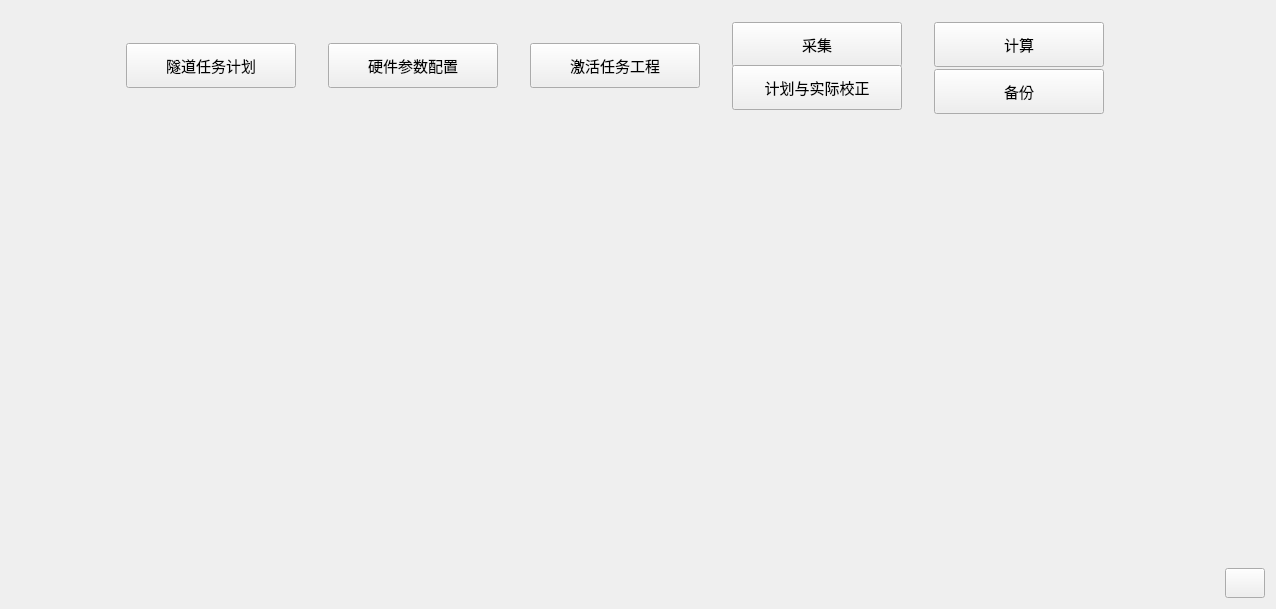
<?xml version="1.0" encoding="UTF-8"?>
<ui version="4.0">
 <class>TabWidgetManager</class>
 <widget class="QWidget" name="TabWidgetManager">
  <property name="geometry">
   <rect>
    <x>0</x>
    <y>0</y>
    <width>1276</width>
    <height>609</height>
   </rect>
  </property>
  <property name="font">
   <font>
    <family>微软雅黑</family>
    <pointsize>11</pointsize>
   </font>
  </property>
  <property name="windowTitle">
   <string>隧道建筑限界测量系统-主控操作流程</string>
  </property>
  <property name="windowIcon">
   <iconset resource="../../resource/gui/icons.qrc">
    <normaloff>:/image/icon.png</normaloff>:/image/icon.png</iconset>
  </property>
  <property name="styleSheet">
   <string notr="true"/>
  </property>
  <layout class="QGridLayout" name="gridLayout_2">
   <item row="1" column="0">
    <widget class="QStackedWidget" name="stackedWidget">
     <property name="currentIndex">
      <number>6</number>
     </property>
     <widget class="QWidget" name="page1"/>
     <widget class="QWidget" name="page2"/>
     <widget class="QWidget" name="page3"/>
     <widget class="QWidget" name="page4"/>
     <widget class="QWidget" name="page5"/>
     <widget class="QWidget" name="page6"/>
     <widget class="QWidget" name="page7"/>
    </widget>
   </item>
   <item row="0" column="1" rowspan="2">
    <layout class="QVBoxLayout" name="verticalLayout">
     <item>
      <spacer name="verticalSpacer">
       <property name="orientation">
        <enum>Qt::Vertical</enum>
       </property>
       <property name="sizeHint" stdset="0">
        <size>
         <width>20</width>
         <height>40</height>
        </size>
       </property>
      </spacer>
     </item>
     <item>
      <widget class="QPushButton" name="exitButton">
       <property name="minimumSize">
        <size>
         <width>40</width>
         <height>30</height>
        </size>
       </property>
       <property name="maximumSize">
        <size>
         <width>40</width>
         <height>30</height>
        </size>
       </property>
       <property name="cursor">
        <cursorShape>PointingHandCursor</cursorShape>
       </property>
       <property name="styleSheet">
        <string notr="true">QPushButton{ 
	font: 87 italic 8pt &quot;Arial Black&quot;;
	font: 75 italic 9pt &quot;Agency FB&quot;;
    border-width:4px;
    border-image: url(:/image/exit.png)
 2 2 2 2 stretch stretch;
}

</string>
       </property>
       <property name="text">
        <string/>
       </property>
      </widget>
     </item>
    </layout>
   </item>
   <item row="0" column="0">
    <widget class="QWidget" name="widget" native="true">
     <property name="maximumSize">
      <size>
       <width>16777215</width>
       <height>110</height>
      </size>
     </property>
     <property name="styleSheet">
      <string notr="true"/>
     </property>
     <layout class="QHBoxLayout" name="horizontalLayout">
      <item>
       <spacer name="horizontalSpacer">
        <property name="orientation">
         <enum>Qt::Horizontal</enum>
        </property>
        <property name="sizeHint" stdset="0">
         <size>
          <width>40</width>
          <height>20</height>
         </size>
        </property>
       </spacer>
      </item>
      <item>
       <widget class="QPushButton" name="button1">
        <property name="sizePolicy">
         <sizepolicy hsizetype="Fixed" vsizetype="Fixed">
          <horstretch>0</horstretch>
          <verstretch>0</verstretch>
         </sizepolicy>
        </property>
        <property name="minimumSize">
         <size>
          <width>170</width>
          <height>45</height>
         </size>
        </property>
        <property name="font">
         <font>
          <family>微软雅黑</family>
          <pointsize>11</pointsize>
         </font>
        </property>
        <property name="cursor">
         <cursorShape>PointingHandCursor</cursorShape>
        </property>
        <property name="toolTip">
         <string>&lt;!DOCTYPE HTML PUBLIC &quot;-//W3C//DTD HTML 4.0//EN&quot; &quot;http://www.w3.org/TR/REC-html40/strict.dtd&quot;&gt;
&lt;html&gt;&lt;head&gt;&lt;meta name=&quot;qrichtext&quot; content=&quot;1&quot; /&gt;&lt;style type=&quot;text/css&quot;&gt;
p, li { white-space: pre-wrap; }
&lt;/style&gt;&lt;/head&gt;&lt;body style=&quot; font-family:'微软雅黑'; font-size:11pt; font-weight:400; font-style:normal;&quot;&gt;
&lt;p align=&quot;center&quot; style=&quot; margin-top:0px; margin-bottom:0px; margin-left:0px; margin-right:0px; -qt-block-indent:0; text-indent:0px;&quot;&gt;隧道计划配置&lt;/p&gt;&lt;/body&gt;&lt;/html&gt;</string>
        </property>
        <property name="styleSheet">
         <string notr="true">
QPushButton{ 
    border-width:4px;
    border-image:url(:image/tabbutton1_up.png)
    4 4 4 4 stretch stretch;
}

QPushButton:hover{
    border: 0.1px solid;
    border-image:url(:image/tabbutton1.png)
}

QPushButton:pressed{
	border: 0.1px solid;
	border-image:url(:image/tabbutton2.png)
}</string>
        </property>
        <property name="text">
         <string>隧道任务计划</string>
        </property>
       </widget>
      </item>
      <item>
       <widget class="QLabel" name="label_6">
        <property name="minimumSize">
         <size>
          <width>20</width>
          <height>45</height>
         </size>
        </property>
        <property name="maximumSize">
         <size>
          <width>20</width>
          <height>45</height>
         </size>
        </property>
        <property name="styleSheet">
         <string notr="true">image: url(:/image/arrow2.png);</string>
        </property>
        <property name="text">
         <string/>
        </property>
       </widget>
      </item>
      <item>
       <widget class="QPushButton" name="button2">
        <property name="sizePolicy">
         <sizepolicy hsizetype="Fixed" vsizetype="Fixed">
          <horstretch>0</horstretch>
          <verstretch>0</verstretch>
         </sizepolicy>
        </property>
        <property name="minimumSize">
         <size>
          <width>170</width>
          <height>45</height>
         </size>
        </property>
        <property name="font">
         <font>
          <family>微软雅黑</family>
          <pointsize>11</pointsize>
         </font>
        </property>
        <property name="cursor">
         <cursorShape>PointingHandCursor</cursorShape>
        </property>
        <property name="mouseTracking">
         <bool>true</bool>
        </property>
        <property name="toolTip">
         <string>&lt;!DOCTYPE HTML PUBLIC &quot;-//W3C//DTD HTML 4.0//EN&quot; &quot;http://www.w3.org/TR/REC-html40/strict.dtd&quot;&gt;
&lt;html&gt;&lt;head&gt;&lt;meta name=&quot;qrichtext&quot; content=&quot;1&quot; /&gt;&lt;style type=&quot;text/css&quot;&gt;
p, li { white-space: pre-wrap; }
&lt;/style&gt;&lt;/head&gt;&lt;body style=&quot; font-family:'微软雅黑'; font-size:11pt; font-weight:400; font-style:normal;&quot;&gt;
&lt;p align=&quot;center&quot; style=&quot; margin-top:0px; margin-bottom:0px; margin-left:0px; margin-right:0px; -qt-block-indent:0; text-indent:0px;&quot;&gt;创建采集工程&lt;/p&gt;&lt;/body&gt;&lt;/html&gt;</string>
        </property>
        <property name="styleSheet">
         <string notr="true">
QPushButton{ 
    border-width:4px;
    border-image:url(:image/tabbutton1_up.png)
    4 4 4 4 stretch stretch;
}

QPushButton:hover{
    border: 0.1px solid;
    border-image:url(:image/tabbutton1.png)
}

QPushButton:pressed{
	border: 0.1px solid;
	border-image:url(:image/tabbutton2.png)
}</string>
        </property>
        <property name="text">
         <string>硬件参数配置</string>
        </property>
       </widget>
      </item>
      <item>
       <widget class="QLabel" name="label_2">
        <property name="minimumSize">
         <size>
          <width>20</width>
          <height>45</height>
         </size>
        </property>
        <property name="maximumSize">
         <size>
          <width>20</width>
          <height>45</height>
         </size>
        </property>
        <property name="styleSheet">
         <string notr="true">image: url(:/image/arrow2.png);</string>
        </property>
        <property name="text">
         <string/>
        </property>
       </widget>
      </item>
      <item>
       <widget class="QPushButton" name="button3">
        <property name="sizePolicy">
         <sizepolicy hsizetype="Fixed" vsizetype="Fixed">
          <horstretch>0</horstretch>
          <verstretch>0</verstretch>
         </sizepolicy>
        </property>
        <property name="minimumSize">
         <size>
          <width>170</width>
          <height>45</height>
         </size>
        </property>
        <property name="font">
         <font>
          <family>微软雅黑</family>
          <pointsize>11</pointsize>
         </font>
        </property>
        <property name="cursor">
         <cursorShape>PointingHandCursor</cursorShape>
        </property>
        <property name="mouseTracking">
         <bool>true</bool>
        </property>
        <property name="toolTip">
         <string>&lt;!DOCTYPE HTML PUBLIC &quot;-//W3C//DTD HTML 4.0//EN&quot; &quot;http://www.w3.org/TR/REC-html40/strict.dtd&quot;&gt;
&lt;html&gt;&lt;head&gt;&lt;meta name=&quot;qrichtext&quot; content=&quot;1&quot; /&gt;&lt;style type=&quot;text/css&quot;&gt;
p, li { white-space: pre-wrap; }
&lt;/style&gt;&lt;/head&gt;&lt;body style=&quot; font-family:'微软雅黑'; font-size:11pt; font-weight:400; font-style:normal;&quot;&gt;
&lt;p align=&quot;center&quot; style=&quot; margin-top:0px; margin-bottom:0px; margin-left:0px; margin-right:0px; -qt-block-indent:0; text-indent:0px;&quot;&gt;&lt;span style=&quot; font-family:'Arial Black'; font-size:10pt;&quot;&gt;硬件参数配置&lt;/span&gt;&lt;/p&gt;&lt;/body&gt;&lt;/html&gt;</string>
        </property>
        <property name="styleSheet">
         <string notr="true">
QPushButton{ 
    border-width:4px;
    border-image:url(:image/tabbutton1_up.png)
    4 4 4 4 stretch stretch;
}

QPushButton:hover{
    border: 0.1px solid;
    border-image:url(:image/tabbutton1.png)
}

QPushButton:pressed{
	border: 0.1px solid;
	border-image:url(:image/tabbutton2.png)
}</string>
        </property>
        <property name="text">
         <string>激活任务工程</string>
        </property>
       </widget>
      </item>
      <item>
       <widget class="QLabel" name="label_3">
        <property name="minimumSize">
         <size>
          <width>20</width>
          <height>45</height>
         </size>
        </property>
        <property name="maximumSize">
         <size>
          <width>20</width>
          <height>45</height>
         </size>
        </property>
        <property name="styleSheet">
         <string notr="true">image: url(:/image/arrow2.png);</string>
        </property>
        <property name="text">
         <string/>
        </property>
       </widget>
      </item>
      <item>
       <layout class="QGridLayout" name="gridLayout">
        <item row="1" column="2" rowspan="2">
         <widget class="QLabel" name="label_4">
          <property name="minimumSize">
           <size>
            <width>20</width>
            <height>45</height>
           </size>
          </property>
          <property name="maximumSize">
           <size>
            <width>20</width>
            <height>45</height>
           </size>
          </property>
          <property name="styleSheet">
           <string notr="true">image: url(:/image/arrow2.png);</string>
          </property>
          <property name="text">
           <string/>
          </property>
         </widget>
        </item>
        <item row="0" column="0" colspan="2">
         <widget class="QPushButton" name="button4">
          <property name="sizePolicy">
           <sizepolicy hsizetype="Fixed" vsizetype="Fixed">
            <horstretch>0</horstretch>
            <verstretch>0</verstretch>
           </sizepolicy>
          </property>
          <property name="minimumSize">
           <size>
            <width>170</width>
            <height>45</height>
           </size>
          </property>
          <property name="font">
           <font>
            <family>微软雅黑</family>
            <pointsize>11</pointsize>
           </font>
          </property>
          <property name="cursor">
           <cursorShape>PointingHandCursor</cursorShape>
          </property>
          <property name="toolTip">
           <string>&lt;!DOCTYPE HTML PUBLIC &quot;-//W3C//DTD HTML 4.0//EN&quot; &quot;http://www.w3.org/TR/REC-html40/strict.dtd&quot;&gt;
&lt;html&gt;&lt;head&gt;&lt;meta name=&quot;qrichtext&quot; content=&quot;1&quot; /&gt;&lt;style type=&quot;text/css&quot;&gt;
p, li { white-space: pre-wrap; }
&lt;/style&gt;&lt;/head&gt;&lt;body style=&quot; font-family:'微软雅黑'; font-size:11pt; font-weight:400; font-style:normal;&quot;&gt;
&lt;p align=&quot;center&quot; style=&quot; margin-top:0px; margin-bottom:0px; margin-left:0px; margin-right:0px; -qt-block-indent:0; text-indent:0px;&quot;&gt;&lt;span style=&quot; font-family:'Arial Black'; font-size:10pt; font-weight:80;&quot;&gt;正在采集...&lt;/span&gt;&lt;/p&gt;&lt;/body&gt;&lt;/html&gt;</string>
          </property>
          <property name="styleSheet">
           <string notr="true">
QPushButton{ 
    border-width:4px;
    border-image:url(:image/tabbutton1_up.png)
    4 4 4 4 stretch stretch;
}

QPushButton:hover{
    border: 0.1px solid;
    border-image:url(:image/tabbutton1.png)
}

QPushButton:pressed{
	border: 0.1px solid;
	border-image:url(:image/tabbutton2.png)
}</string>
          </property>
          <property name="text">
           <string>采集</string>
          </property>
         </widget>
        </item>
        <item row="1" column="0" rowspan="2" colspan="2">
         <widget class="QPushButton" name="button5">
          <property name="sizePolicy">
           <sizepolicy hsizetype="Fixed" vsizetype="Fixed">
            <horstretch>0</horstretch>
            <verstretch>0</verstretch>
           </sizepolicy>
          </property>
          <property name="minimumSize">
           <size>
            <width>170</width>
            <height>45</height>
           </size>
          </property>
          <property name="font">
           <font>
            <family>微软雅黑</family>
            <pointsize>11</pointsize>
           </font>
          </property>
          <property name="cursor">
           <cursorShape>PointingHandCursor</cursorShape>
          </property>
          <property name="toolTip">
           <string>&lt;!DOCTYPE HTML PUBLIC &quot;-//W3C//DTD HTML 4.0//EN&quot; &quot;http://www.w3.org/TR/REC-html40/strict.dtd&quot;&gt;
&lt;html&gt;&lt;head&gt;&lt;meta name=&quot;qrichtext&quot; content=&quot;1&quot; /&gt;&lt;style type=&quot;text/css&quot;&gt;
p, li { white-space: pre-wrap; }
&lt;/style&gt;&lt;/head&gt;&lt;body style=&quot; font-family:'微软雅黑'; font-size:11pt; font-weight:400; font-style:normal;&quot;&gt;
&lt;p align=&quot;center&quot; style=&quot; margin-top:0px; margin-bottom:0px; margin-left:0px; margin-right:0px; -qt-block-indent:0; text-indent:0px;&quot;&gt;计划文件与实际采集文件头信息校正&lt;/p&gt;&lt;/body&gt;&lt;/html&gt;</string>
          </property>
          <property name="styleSheet">
           <string notr="true">
QPushButton{ 
    border-width:4px;
    border-image:url(:image/tabbutton1_up.png)
    4 4 4 4 stretch stretch;
}

QPushButton:hover{
    border: 0.1px solid;
    border-image:url(:image/tabbutton1.png)
}

QPushButton:pressed{
	border: 0.1px solid;
	border-image:url(:image/tabbutton2.png)
}</string>
          </property>
          <property name="text">
           <string>计划与实际校正</string>
          </property>
         </widget>
        </item>
        <item row="3" column="0">
         <spacer name="verticalSpacer_2">
          <property name="orientation">
           <enum>Qt::Vertical</enum>
          </property>
          <property name="sizeHint" stdset="0">
           <size>
            <width>20</width>
            <height>40</height>
           </size>
          </property>
         </spacer>
        </item>
       </layout>
      </item>
      <item>
       <layout class="QVBoxLayout" name="verticalLayout_2">
        <item>
         <spacer name="verticalSpacer_3">
          <property name="orientation">
           <enum>Qt::Vertical</enum>
          </property>
          <property name="sizeHint" stdset="0">
           <size>
            <width>20</width>
            <height>40</height>
           </size>
          </property>
         </spacer>
        </item>
        <item>
         <widget class="QPushButton" name="button6">
          <property name="sizePolicy">
           <sizepolicy hsizetype="Fixed" vsizetype="Fixed">
            <horstretch>0</horstretch>
            <verstretch>0</verstretch>
           </sizepolicy>
          </property>
          <property name="minimumSize">
           <size>
            <width>170</width>
            <height>45</height>
           </size>
          </property>
          <property name="font">
           <font>
            <family>微软雅黑</family>
            <pointsize>11</pointsize>
           </font>
          </property>
          <property name="cursor">
           <cursorShape>PointingHandCursor</cursorShape>
          </property>
          <property name="toolTip">
           <string>&lt;!DOCTYPE HTML PUBLIC &quot;-//W3C//DTD HTML 4.0//EN&quot; &quot;http://www.w3.org/TR/REC-html40/strict.dtd&quot;&gt;
&lt;html&gt;&lt;head&gt;&lt;meta name=&quot;qrichtext&quot; content=&quot;1&quot; /&gt;&lt;style type=&quot;text/css&quot;&gt;
p, li { white-space: pre-wrap; }
&lt;/style&gt;&lt;/head&gt;&lt;body style=&quot; font-family:'微软雅黑'; font-size:11pt; font-weight:400; font-style:normal;&quot;&gt;
&lt;p align=&quot;center&quot; style=&quot; margin-top:0px; margin-bottom:0px; margin-left:0px; margin-right:0px; -qt-block-indent:0; text-indent:0px;&quot;&gt;正在计算...备份...&lt;/p&gt;&lt;/body&gt;&lt;/html&gt;</string>
          </property>
          <property name="styleSheet">
           <string notr="true">
QPushButton{ 
    border-width:4px;
    border-image:url(:image/tabbutton1_up.png)
    4 4 4 4 stretch stretch;
}

QPushButton:hover{
    border: 0.1px solid;
    border-image:url(:image/tabbutton1.png)
}

QPushButton:pressed{
	border: 0.1px solid;
	border-image:url(:image/tabbutton2.png)
}</string>
          </property>
          <property name="text">
           <string>计算</string>
          </property>
         </widget>
        </item>
        <item>
         <widget class="QPushButton" name="button7">
          <property name="sizePolicy">
           <sizepolicy hsizetype="Fixed" vsizetype="Fixed">
            <horstretch>0</horstretch>
            <verstretch>0</verstretch>
           </sizepolicy>
          </property>
          <property name="minimumSize">
           <size>
            <width>170</width>
            <height>45</height>
           </size>
          </property>
          <property name="font">
           <font>
            <family>微软雅黑</family>
            <pointsize>11</pointsize>
           </font>
          </property>
          <property name="cursor">
           <cursorShape>PointingHandCursor</cursorShape>
          </property>
          <property name="toolTip">
           <string>&lt;!DOCTYPE HTML PUBLIC &quot;-//W3C//DTD HTML 4.0//EN&quot; &quot;http://www.w3.org/TR/REC-html40/strict.dtd&quot;&gt;
&lt;html&gt;&lt;head&gt;&lt;meta name=&quot;qrichtext&quot; content=&quot;1&quot; /&gt;&lt;style type=&quot;text/css&quot;&gt;
p, li { white-space: pre-wrap; }
&lt;/style&gt;&lt;/head&gt;&lt;body style=&quot; font-family:'微软雅黑'; font-size:11pt; font-weight:400; font-style:normal;&quot;&gt;
&lt;p align=&quot;center&quot; style=&quot; margin-top:0px; margin-bottom:0px; margin-left:0px; margin-right:0px; -qt-block-indent:0; text-indent:0px;&quot;&gt;正在计算...备份...&lt;/p&gt;&lt;/body&gt;&lt;/html&gt;</string>
          </property>
          <property name="styleSheet">
           <string notr="true">
QPushButton{ 
    border-width:4px;
    border-image:url(:image/tabbutton1_up.png)
    4 4 4 4 stretch stretch;
}

QPushButton:hover{
    border: 0.1px solid;
    border-image:url(:image/tabbutton1.png)
}

QPushButton:pressed{
	border: 0.1px solid;
	border-image:url(:image/tabbutton2.png)
}</string>
          </property>
          <property name="text">
           <string>备份</string>
          </property>
         </widget>
        </item>
       </layout>
      </item>
      <item>
       <spacer name="horizontalSpacer_2">
        <property name="orientation">
         <enum>Qt::Horizontal</enum>
        </property>
        <property name="sizeHint" stdset="0">
         <size>
          <width>40</width>
          <height>20</height>
         </size>
        </property>
       </spacer>
      </item>
     </layout>
    </widget>
   </item>
  </layout>
 </widget>
 <layoutdefault spacing="6" margin="11"/>
 <resources>
  <include location="../../resource/gui/icons.qrc"/>
 </resources>
 <connections>
  <connection>
   <sender>exitButton</sender>
   <signal>clicked()</signal>
   <receiver>TabWidgetManager</receiver>
   <slot>close()</slot>
   <hints>
    <hint type="sourcelabel">
     <x>36</x>
     <y>550</y>
    </hint>
    <hint type="destinationlabel">
     <x>110</x>
     <y>581</y>
    </hint>
   </hints>
  </connection>
 </connections>
</ui>
